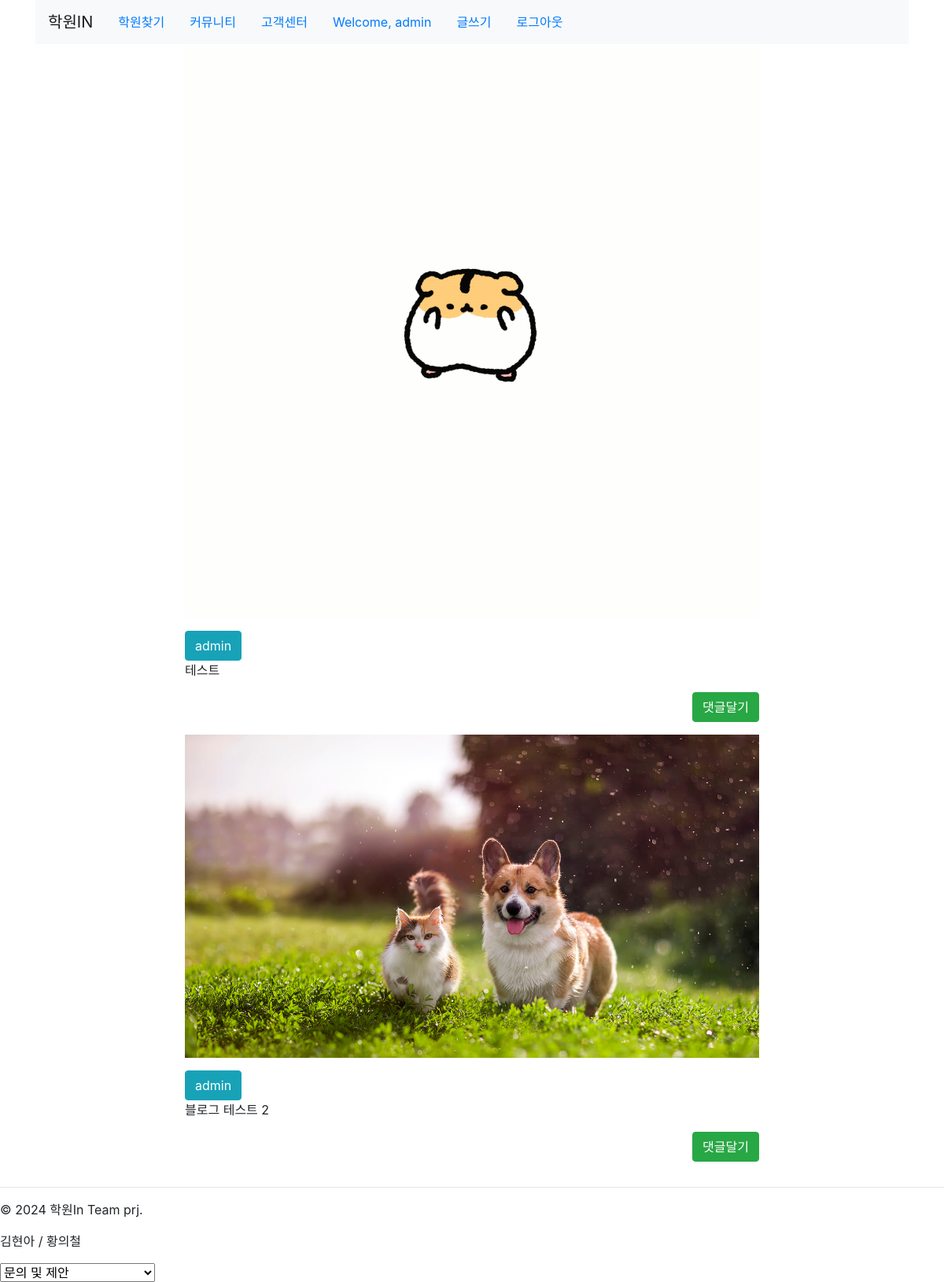
Page /blog/ (signed in) on the committed database.
### blog/models.py (models this page shows, shortened)
class Blog(models.Model):
    author = models.ForeignKey(User,on_delete=models.SET_NULL, null=True, related_name='user_blogs')
    photo = models.ImageField(upload_to='photos/%Y/%m/%d', default='photos/no_image.png')
    text = models.TextField()
    created = models.DateTimeField(auto_now_add=True)
    updated = models.DateTimeField(auto_now=True)
    class Meta:
        ordering = ['-updated']

### blog/views.py (the view)
# urls.py: path('', blog_list, name='blog_list'),
@login_required
def blog_list(request):
    blogs = Blog.objects.all()
    return render(request, 'blog/list.html', {'blogs':blogs})

### blog/templates/blog/list.html (shortened to what this page needs)
{% extends 'base.html' %}
{% block content %}
    {% for post in blogs %}
    <div class="row">
        <div class="col-md-2"></div>
        <div class="col-md-8 panel panel-default">
            <p><img src="{{post.photo.url}}" style="width:100%;"></p>
            <button type="button" class="btn btn-xs btn-info">
                {{post.author.username}}
            </button>
            <p>{{post.text|linebreaksbr}}</p>
            <p class="text-right">
                <a href="{% url 'blog:blog_detail' pk=post.id %}" class="btn btn-xs btn-success">댓글달기</a>
            </p>
        </div>
        <div class="col-md-2"></div>
    </div>
    {% endfor%}
{% endblock %}

### templates/base.html (shortened to what this page needs)
<!DOCTYPE html>
<html lang="ko">
<head>
    <link rel="stylesheet" href="https://stackpath.bootstrapcdn.com/bootstrap/4.1.3/css/bootstrap.min.css">
</head>
<body>
<div class="container">
    <header class="header clearfix">
        <nav class="navbar navbar-expand-lg navbar-light bg-light">
            <a class="navbar-brand" href="/">학원IN</a>
            <ul class="nav">
                <li class="nav-item"><a href="{% url 'content:content'%}" class="active nav-link ">학원찾기</a></li>
                <li class="nav-item"><a href="{% url 'blog:blog_list'%}" class="active nav-link ">커뮤니티</a></li>
                <li class="nav-item"><a href="{ % url 'blog:blog_list'%}" class="active nav-link ">고객센터</a></li>
                {% if user.is_authenticated %}
                <li class="nav-item"><a href="#" class="nav-link">Welcome, {{user.get_username}}</a></li>
                <li class="nav-item"><a href="{% url 'blog:blog_upload' %}" class="nav-link">글쓰기</a></li>
                <li class="nav-item"><a href="{% url 'logout' %}" class="nav-link">로그아웃</a></li>
                {% else %}
                <li class="nav-item"><a href="{% url 'login' %}" class="nav-link">로그인</a></li>
                <li class="nav-item"><a href="{% url 'register' %}" class="nav-link">회원가입</a></li>
                {% endif %}
            </ul>
        </nav>
    </header>
    {% block content %}
    {% endblock %}
</div>
<hr>
<footer class="footer">
    <p>&copy; 2024 학원In Team prj. </p>
    <p>김현아 / 황의철 </p>
    <div class="family-site">
        <select name="family" id="family" >
            <option value="#" >문의 및 제안</option>
        </select>
    </div>
</footer>
</body>
</html>

### rows in the picture
Blog: photo (picture), author.username "admin", text "테스트"
Blog: photo (picture), author.username "admin", text "블로그 테스트 2"

### other values in the picture
{{ user.get_username }} "admin"
